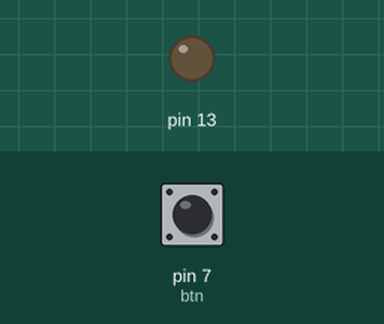
Simulated run of this sketch. Board: Arduino Uno, built with avr-gcc and run on an emulated ATmega328P. Parts: output pins drawn as LEDs (lit = HIGH). The inputs (shaded band) are chosen by the test bench; at power-on: pin 7 (btn) LOW.

Above: at 1.2 s.
1.3 s: pin 7 (btn) pulled HIGH for 0.15 s
At 1.37 s:
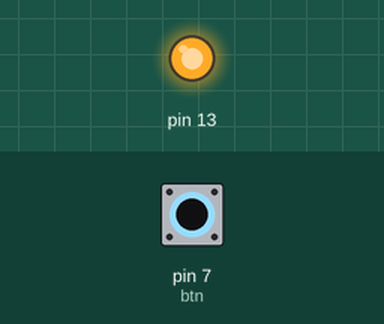
2.9 s: pin 7 (btn) pulled HIGH for 3.2 s
At 7.4 s:
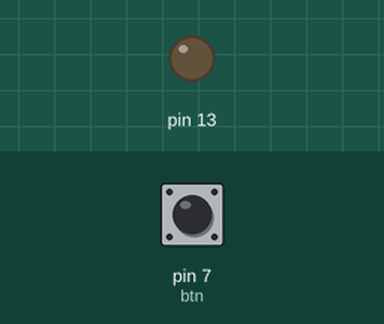
Timing chart, 0 to 8.9 s (numbered marks = the images above; inputs shaded):
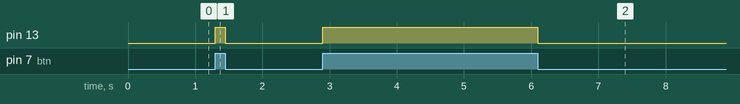

The sketch:

exercicio-02-Blink-alisson-1touch.ino
```cpp
/*
 * Versao by alisson
 * modificado 25 ago 2018
 * utilizada com referencia o exemplo blink existente na IDE do arduino
 * http://www.arduino.cc/en/Tutorial/Blink

 * Blink - 1touch
 Utiliza o pino 13 como saida para fornecer sinal positivo ao LED.
 O estado do pino 13 muda conforme e alterado o estado do pino 7, que esta ligado a uma chave pushbutton. Ao pressionar a chave, o pino 7
 recebe sinal negativo, e consequentemente o sinal e reproduzido no pino 13.
*/

// bloco setup roda uma unica vez quando pressionado reset ou ligado a placa pela primeira vez
void setup()
{
  // inicializa os pinos: pino 13 como saida de dados e o pino 7 como entrada de dados
  pinMode(13, OUTPUT);
  pinMode(7, INPUT);
}

// bloco roda eternamente, loop constante
void loop()
{
  int btn = digitalRead(7); // realiza leitura do sinal enviado para o pino 7 e armazena seu valor na variavel btn
  digitalWrite(13, btn);   // envia sinal para o led de acordo com o valor armazenado na variavel btn
}
```

Measured:
- after the input at 1.3 s, pin 13: LOW → HIGH at once, → LOW 0.15 s later
- after the input at 2.9 s, pin 13: LOW → HIGH at once, → LOW 3.2 s later
